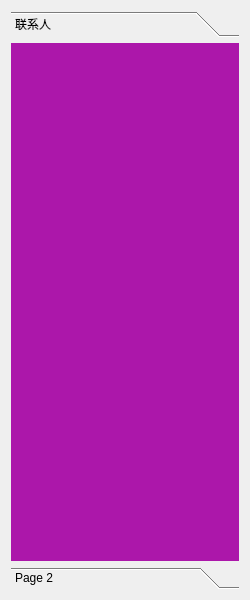
<?xml version="1.0" encoding="UTF-8"?>
<ui version="4.0">
 <class>ListDialog</class>
 <widget class="QWidget" name="ListDialog">
  <property name="geometry">
   <rect>
    <x>0</x>
    <y>0</y>
    <width>250</width>
    <height>600</height>
   </rect>
  </property>
  <property name="windowTitle">
   <string>MyQQ</string>
  </property>
  <layout class="QVBoxLayout" name="verticalLayout">
   <item>
    <widget class="QToolBox" name="toolBox">
     <property name="currentIndex">
      <number>0</number>
     </property>
     <widget class="QWidget" name="page_1">
      <property name="geometry">
       <rect>
        <x>0</x>
        <y>0</y>
        <width>232</width>
        <height>530</height>
       </rect>
      </property>
      <property name="styleSheet">
       <string notr="true">background-color: rgb(172, 23, 170);</string>
      </property>
      <attribute name="label">
       <string>联系人</string>
      </attribute>
      <layout class="QVBoxLayout" name="vLayout"/>
     </widget>
     <widget class="QWidget" name="page_2">
      <property name="geometry">
       <rect>
        <x>0</x>
        <y>0</y>
        <width>232</width>
        <height>530</height>
       </rect>
      </property>
      <property name="styleSheet">
       <string notr="true">background-color: rgb(0, 194, 94);</string>
      </property>
      <attribute name="label">
       <string>Page 2</string>
      </attribute>
     </widget>
    </widget>
   </item>
  </layout>
 </widget>
 <resources/>
 <connections/>
</ui>
